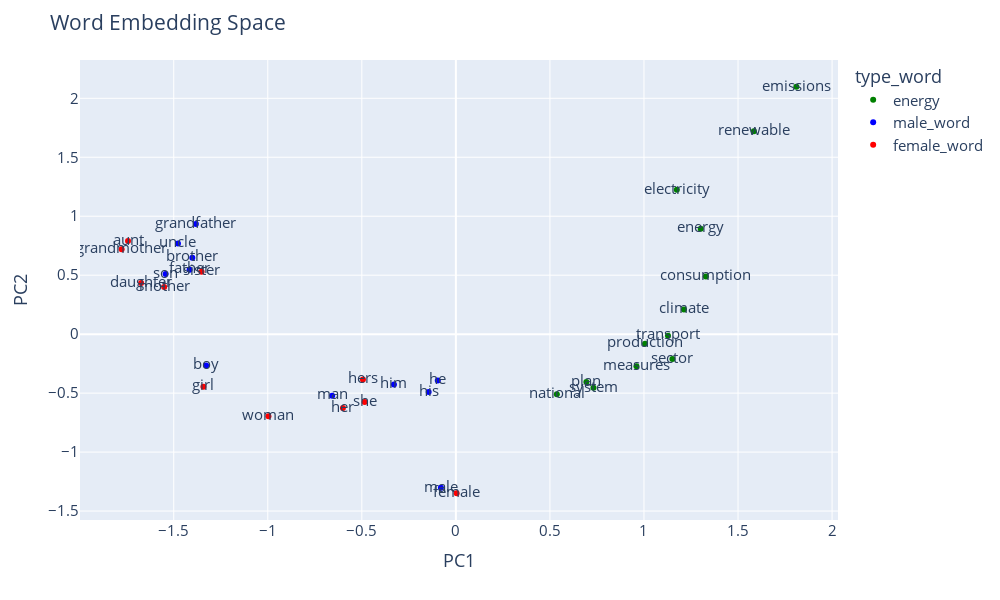

The notebook cell saved with this chart:
### Markdown cell above
#### Interctive Plot of Portugal

### Code cell
all_values=[]
words_not_found = []
dict_words_vector={}
labels = []

for word in words:
    try:
        dict_words_vector[word] = model[word]
        labels.append(word)
    except:
        words_not_found.append(word)
        print(f'The vector for {word} doesnt esixt')
        pass
        
for key,values in dict_words_vector.items():
    all_values.append(values)
    
words = [word for word in words if word not in words_not_found]
new=pd.DataFrame(all_values)
new.index=words
pca = PCA(n_components=2)
result = pca.fit_transform(new)

res_trans = result.T
df_result = pd.DataFrame({'PC1': res_trans[0], 'PC2': res_trans[1], 'word':words})
df_result['type_word'] = df_result['word'].apply(map_word_file)

    
    
import plotly.express as px

fig = px.scatter(df_result,x='PC1',y='PC2',text='word',color='type_word',
                 width=1000, height=600, color_discrete_map={"energy": 'green',
                                                             "male_word":'blue',
                                                             "female_word": 'red'
                                                            })


fig.update_layout(
    title = "Word Embedding Space",
    font={'size':15}
    
)

fig.show()

### Figure 1 — Plotly figure (JSON) as saved in the notebook; plotly's stock layout.template omitted (floating-point values rounded to 4 significant figures)
{"data": [{"hovertemplate": "type_word=energy<br>PC1=%{x}<br>PC2=%{y}<br>word=%{text}<extra></extra>", "legendgroup": "energy", "marker": {"color": "green", "symbol": "circle"}, "mode": "markers+text", "name": "energy", "orientation": "v", "showlegend": true, "text": ["energy", "electricity", "climate", "measures", "national", "consumption", "plan", "transport", "sector", "emissions", "production", "system", "renewable"], "type": "scatter", "x": [1.302, 1.175, 1.213, 0.96, 0.5367, 1.329, 0.6937, 1.128, 1.151, 1.81, 1.006, 0.7315, 1.584], "xaxis": "x", "y": [0.8944, 1.225, 0.2102, -0.2717, -0.5091, 0.4899, -0.4055, -0.01261, -0.2115, 2.098, -0.08038, -0.4554, 1.72], "yaxis": "y"}, {"hovertemplate": "type_word=male_word<br>PC1=%{x}<br>PC2=%{y}<br>word=%{text}<extra></extra>", "legendgroup": "male_word", "marker": {"color": "blue", "symbol": "circle"}, "mode": "markers+text", "name": "male_word", "orientation": "v", "showlegend": true, "text": ["male", "man", "boy", "brother", "he", "him", "his", "son", "father", "uncle", "grandfather"], "type": "scatter", "x": [-0.07966, -0.6578, -1.328, -1.401, -0.09624, -0.3293, -0.1448, -1.543, -1.416, -1.477, -1.382], "xaxis": "x", "y": [-1.303, -0.5214, -0.2667, 0.6481, -0.392, -0.4261, -0.4905, 0.5111, 0.5465, 0.7697, 0.9331], "yaxis": "y"}, {"hovertemplate": "type_word=female_word<br>PC1=%{x}<br>PC2=%{y}<br>word=%{text}<extra></extra>", "legendgroup": "female_word", "marker": {"color": "red", "symbol": "circle"}, "mode": "markers+text", "name": "female_word", "orientation": "v", "showlegend": true, "text": ["female", "woman", "girl", "sister", "she", "her", "hers", "daughter", "mother", "aunt", "grandmother"], "type": "scatter", "x": [0.00399, -0.9966, -1.342, -1.352, -0.4851, -0.6005, -0.4941, -1.673, -1.551, -1.743, -1.777], "xaxis": "x", "y": [-1.349, -0.6965, -0.4449, 0.5299, -0.5749, -0.6262, -0.3854, 0.4346, 0.4, 0.791, 0.7193], "yaxis": "y"}], "layout": {"font": {"size": 15}, "height": 600, "legend": {"title": {"text": "type_word"}, "tracegroupgap": 0}, "margin": {"t": 60}, "title": {"text": "Word Embedding Space"}, "width": 1000, "xaxis": {"anchor": "y", "domain": [0, 1], "title": {"text": "PC1"}}, "yaxis": {"anchor": "x", "domain": [0, 1], "title": {"text": "PC2"}}}}
